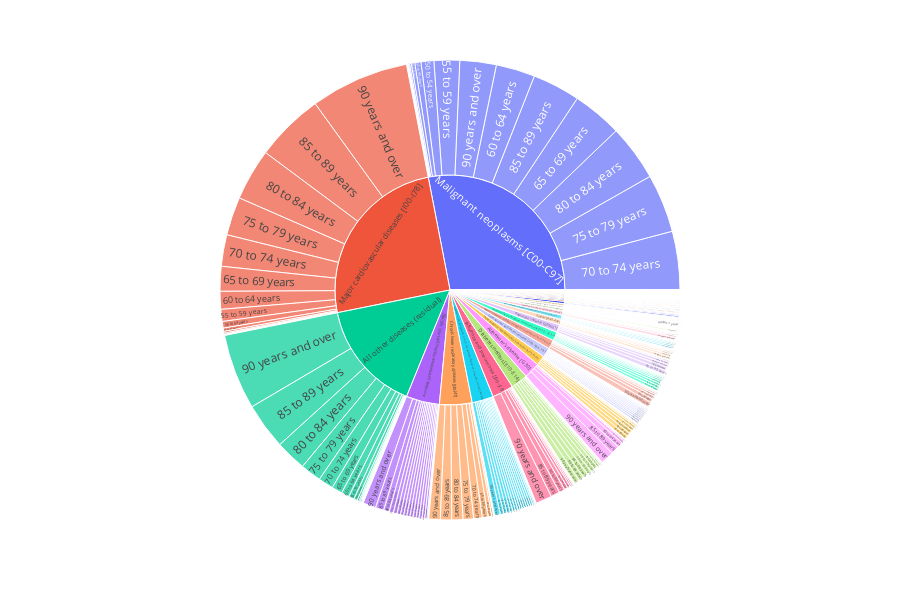

Notebook code cell kept with this figure:
### Code cell
px.sunburst(dfn, path=["Cause of death","Age at time of death"], values="Deaths", height=600)

### Figure 1 — Plotly figure (JSON) as saved in the notebook; plotly's stock layout.template omitted (floating-point values rounded to 4 significant figures; data arrays with more than 128 entries replaced by an {"elided": "..."} marker saying what was removed)
{"data": [{"branchvalues": "total", "domain": {"x": [0, 1], "y": [0, 1]}, "hovertemplate": "labels=%{label}<br>Deaths=%{value}<br>parent=%{parent}<br>id=%{id}<extra></extra>", "ids": {"elided": "1166 str values"}, "labels": {"elided": "1166 str values"}, "name": "", "parents": {"elided": "1166 str values"}, "type": "sunburst", "values": {"elided": "1166 int values"}}], "layout": {"height": 600, "legend": {"tracegroupgap": 0}, "margin": {"t": 60}}}
